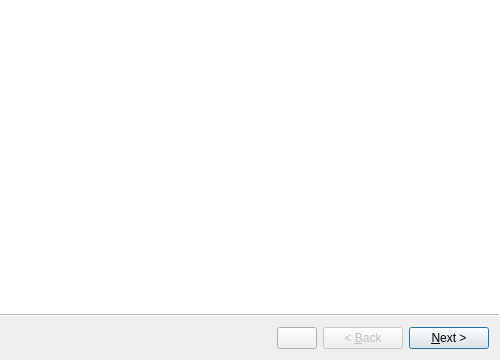
<?xml version="1.0" encoding="UTF-8"?>
<ui version="4.0">
 <class>tips</class>
 <widget class="QWizard" name="tips">
  <property name="geometry">
   <rect>
    <x>0</x>
    <y>0</y>
    <width>500</width>
    <height>360</height>
   </rect>
  </property>
  <property name="windowTitle">
   <string>Did you know...?</string>
  </property>
  <property name="windowIcon">
   <iconset>
    <normaloff>../extra/watnu1.png</normaloff>../extra/watnu1.png</iconset>
  </property>
  <property name="wizardStyle">
   <enum>QWizard::ModernStyle</enum>
  </property>
  <property name="options">
   <set>QWizard::HaveCustomButton1|QWizard::HaveNextButtonOnLastPage|QWizard::IndependentPages|QWizard::NoCancelButton|QWizard::NoCancelButtonOnLastPage</set>
  </property>
  <widget class="QWizardPage" name="wizardPage1">
   <layout class="QVBoxLayout" name="verticalLayout">
    <item>
     <widget class="QLabel" name="tip_text">
      <property name="text">
       <string notr="true"/>
      </property>
     </widget>
    </item>
    <item>
     <widget class="QLabel" name="tip_visual">
      <property name="text">
       <string/>
      </property>
      <property name="scaledContents">
       <bool>true</bool>
      </property>
     </widget>
    </item>
   </layout>
  </widget>
  <widget class="QWizardPage" name="wizardPage2"/>
 </widget>
 <resources/>
 <connections/>
</ui>
